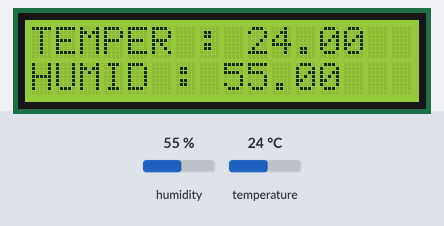
Simulated run of this sketch. Board: Arduino Uno, built with avr-gcc and run on an emulated ATmega328P. On the bench: 16×2 character LCD. The inputs (shaded band) are chosen by the test bench; at power-on: humidity 55 %, temperature 24 °C. What the sketch prints to the serial monitor is not drawn.

Above: at 1.2 s.
1.3 s: humidity set to 22 %
At 2.6 s:
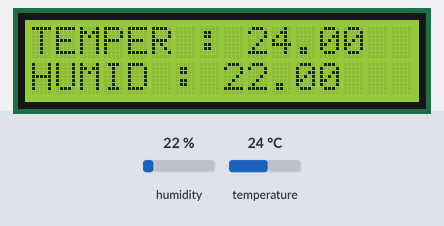
4.8 s: temperature set to 12 °C
At 6.9 s:
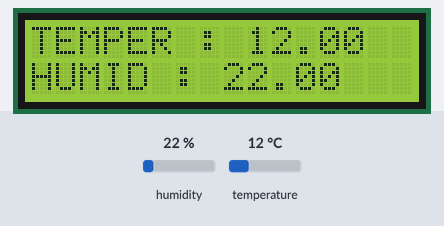
8.0 s: humidity set to 40 %
At 9.1 s:
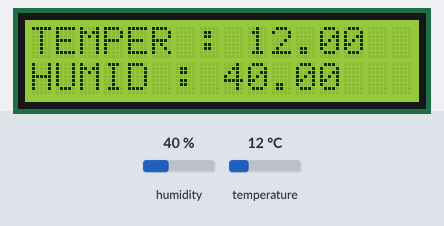
10.9 s: temperature set to 19 °C
At 13.4 s:
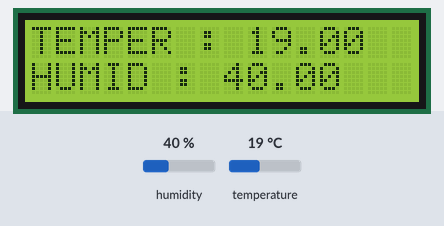
Timing chart, 0 to 14.9 s (numbered marks = the images above; inputs shaded):
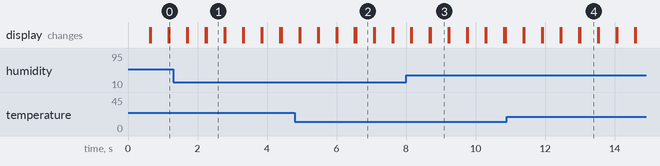

The sketch:

LCD_Temper_Humid.ino
```cpp
#include <LiquidCrystal_I2C.h>
#include "DHT.h"
class LiquidCrystal_I2C lcd(0x27, 16, 2);
class DHT dht(A0, 11);
void setup() {
    lcd.init();  //lcd 초기화.
    dht.begin();
    Serial.begin(115200UL);
    lcd.home();
    lcd.backlight();
    lcd.clear(); //화면을 한번 지워 주세요.
}
void loop() {
    float temperature = 0.0;
    float percentHumidity = 0.0F;
    if(dht.read()) {
      temperature = dht.readTemperature();
      percentHumidity = dht.readHumidity();}
    lcd.setCursor(0,0);
    lcd.print("TEMPER : ");
    lcd.print(temperature);
    lcd.setCursor(0,1);
    lcd.print("HUMID : ");
    lcd.print(percentHumidity);
    Serial.print(F("온도는 : "));
    Serial.println(temperature);
    Serial.print(F("습도는 : "));
    Serial.println(percentHumidity);
    delay(500UL);
    lcd.clear();
}
```

Measured:
- after the input at 1.3 s, the display: first differs from a run without the input after 0.97 s (image 1)
- after the input at 4.8 s, the display: first differs from a run without the input after 1.8 s (image 2)
- after the input at 8.0 s, the display: first differs from a run without the input after 0.71 s (image 3)
- after the input at 10.9 s, the display: first differs from a run without the input after 2.1 s (image 4)
- what the display in image 1 shows lasts 0.5 s, from 2.3 s to 2.8 s
